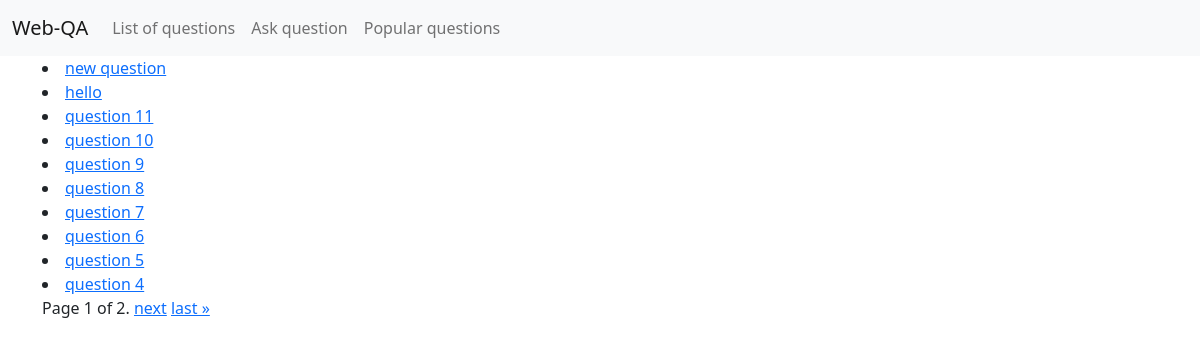
The page / on the database its author committed.
### qa/models.py (models this page shows, shortened)
class Question(models.Model):
    title = models.CharField(max_length=255, blank=True, null=True)
    text = models.TextField(blank=True, null=True)
    added_at = models.DateTimeField(auto_now_add=True)
    rating = models.IntegerField(default=0)
    author = models.ForeignKey(User, on_delete=models.CASCADE, blank=True, null=True, related_name="questions")
    likes = models.ManyToManyField(User, blank=True, related_name="questions_liked")
    objects = QuestionManager()
    def get_absolute_url(self):
        return reverse('detail', args=[self.id])

### qa/views.py (the view)
# urls.py: path("", new_list, name="main"),
def new_list(request):
    qs = Question.objects.new()
    page_obj = paginate(request, qs)
    context = {
        "page_obj": page_obj
    }
    return render(request, "qa/list.html", context)

### qa/models.py (called while the page is built)
    def new(self, number_of_questions=100):
        return self.model.objects.all().order_by("-added_at")[:number_of_questions]

### qa/views.py (called while the page is built)
def paginate(request, qs):
    try:
        page_number = int(request.GET.get("page", 1))
    except ValueError:
        raise Http404
    paginator = Paginator(qs, 10)
    try:
        page_obj = paginator.get_page(page_number)
    except EmptyPage:
        page_obj = paginator.get_page(paginator.num_pages)
    return page_obj

### qa/templates/qa/list.html (shortened to what this page needs)
{% extends "qa/base.html" %}
{% block content %}
{% for question in page_obj %}
<li><a href="{{question.get_absolute_url}}">{{question.title}}</a></li>
{% endfor %}
<div class="pagination">
    <span class="step-links">
        <span class="current">
            Page {{ page_obj.number }} of {{ page_obj.paginator.num_pages }}.
        </span>
        {% if page_obj.has_next %}
            <a href="?page={{ page_obj.next_page_number }}">next</a>
            <a href="?page={{ page_obj.paginator.num_pages }}">last &raquo;</a>
        {% endif %}
    </span>
</div>
{% endblock %}

### rows shown on the page
Question: title "new question"
Question: title "hello"
Question: title "question 11"
Question: title "question 10"
Question: title "question 9"
Question: title "question 8"
Question: title "question 7"
Question: title "question 6"
Question: title "question 5"
Question: title "question 4"

### other values the page prints
{{ page_obj.number }} "1"
{{ page_obj.paginator.num_pages }} "2"
